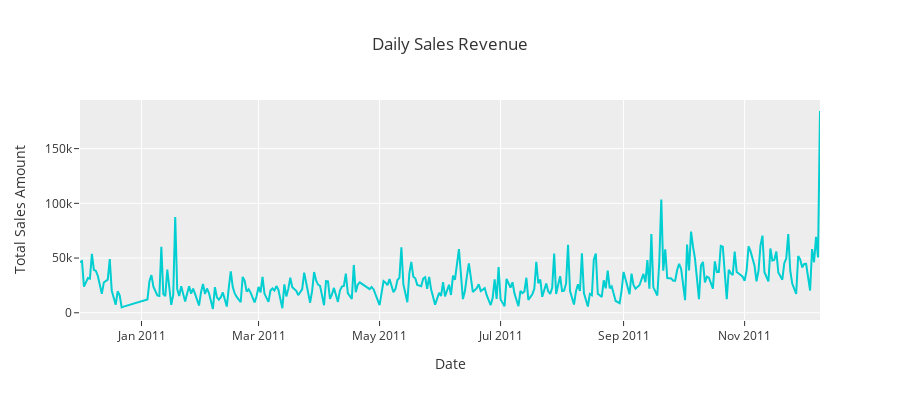

Notebook source saved alongside this figure:
### Code cell
fig = go.Figure(data=[go.Scatter(x=df_daily_amount.Date, y=df_daily_amount.Total_Sales, line_color='darkturquoise')])
fig.update_layout(xaxis_title="Date", yaxis_title="Total Sales Amount", title='Daily Sales Revenue',height=400, template='ggplot2')
fig.show()

### Figure 1 — Plotly figure (JSON) as saved in the notebook; plotly's stock layout.template omitted (floating-point values rounded to 4 significant figures; data arrays with more than 128 entries replaced by an {"elided": "..."} marker saying what was removed)
{"data": [{"line": {"color": "darkturquoise"}, "type": "scatter", "x": {"elided": "305 str values"}, "y": {"elided": "305 float values"}}], "layout": {"height": 400, "title": {"text": "Daily Sales Revenue"}, "xaxis": {"title": {"text": "Date"}}, "yaxis": {"title": {"text": "Total Sales Amount"}}}}
